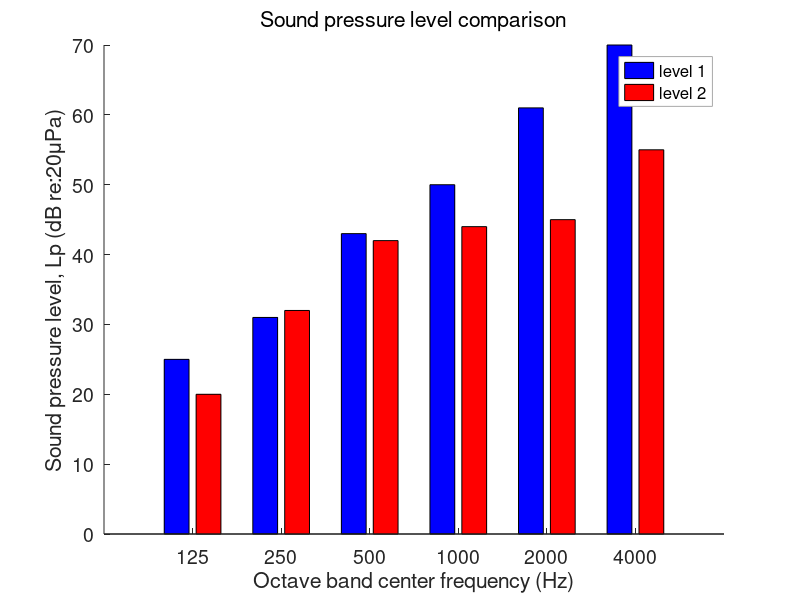

Reproduce this figure in MATLAB.
#{
hw03_p02.m
INCE course 1, lesson 3
plotting in Octave

problem 2
2023-04-10
#}

# given sound pressure levels in problem statement
freqs = [125, 250, 500, 1000, 2000, 4000];
level_1 = [25, 31, 43, 50, 61, 70];
level_2 = [20, 32, 42, 44, 45, 55];

# plot two bar sound pressure level series
barHandle = bar([level_1', level_2']);

# set chart and axis titles
set(gcf, 'Name', 'INCE Course 1, Lesson 3, Problem 2')
set(gca, 'Title', 'Sound pressure level comparison', ...,
'TitleFontWeight', 'normal', ...
'XLabel', 'Octave band center frequency (Hz)', ...
'YLabel', 'Sound pressure level, Lp (dB re:20\muPa)', ...
'FontSize', 14, ...
'Box', 'off');

# format X-axis as categorical
set(gca, 'XTick', 1:length(freqs), ...
'XTickLabel', freqs);

# format bar colors
set(barHandle(1), 'FaceColor', 'b');
set(barHandle(2), 'FaceColor', 'r');

# legend and formatting
legend('level 1', 'level 2', ...
'FontSize', 12, ...
'EdgeColor', '#A9A9A9');

